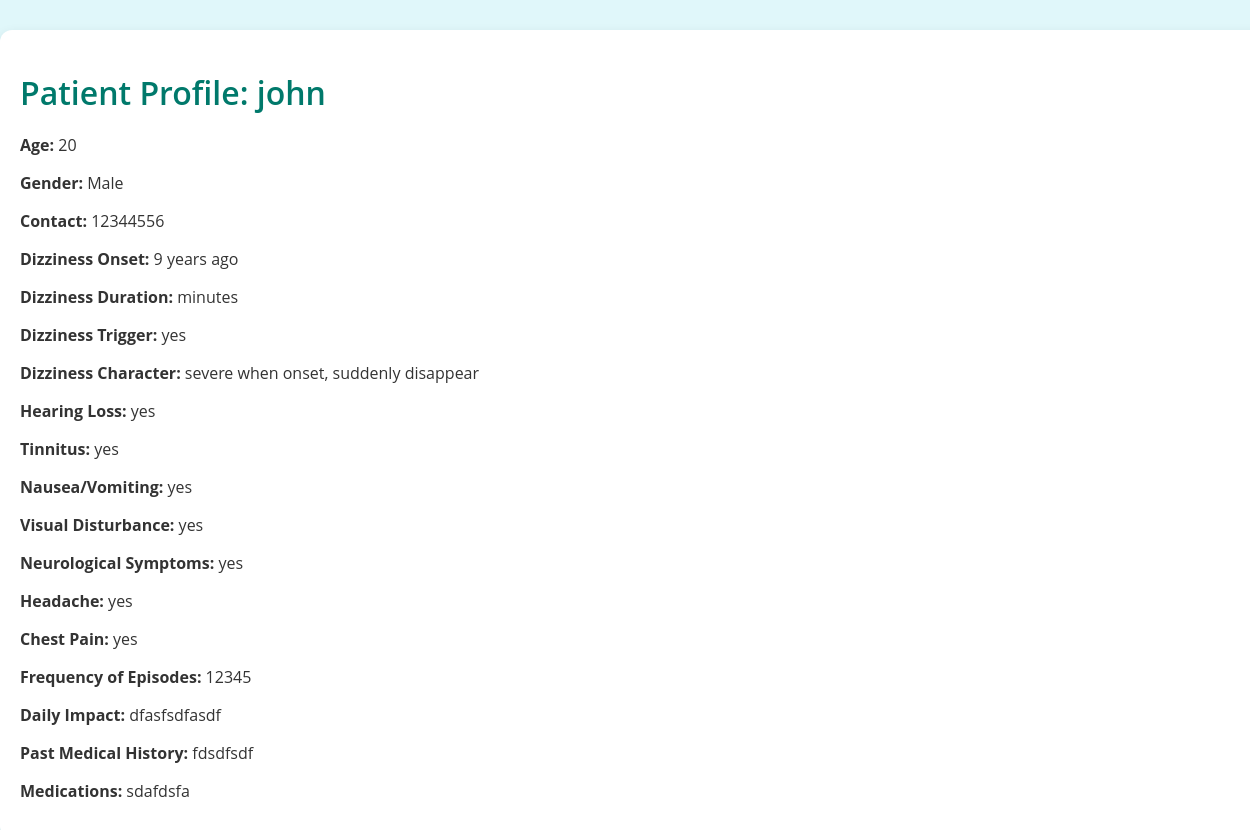
Screenshot of /view/1 with the database file from the repository.
### models/__init__.py (models this page shows)
class Patient(db.Model):
    id = db.Column(db.Integer, primary_key=True)
    name = db.Column(db.String(100), nullable=False)
    age = db.Column(db.Integer, nullable=False)
    gender = db.Column(db.String(10), nullable=False)
    contact = db.Column(db.String(100), nullable=False)
    dizziness_onset = db.Column(db.String(50), nullable=False)
    dizziness_duration = db.Column(db.String(50), nullable=False)
    dizziness_trigger = db.Column(db.String(50), nullable=True)
    dizziness_character = db.Column(db.String(100), nullable=False)
    hearing_loss = db.Column(db.String(50), nullable=True)
    tinnitus = db.Column(db.String(50), nullable=True)
    nausea_vomiting = db.Column(db.String(50), nullable=True)
    visual_disturbance = db.Column(db.String(50), nullable=True)
    neurological_symptoms = db.Column(db.String(50), nullable=True)
    headache = db.Column(db.String(50), nullable=True)
    chest_pain = db.Column(db.String(50), nullable=True)
    frequency_of_episodes = db.Column(db.String(50), nullable=False)
    daily_impact = db.Column(db.Text, nullable=True)
    past_medical_history = db.Column(db.Text, nullable=True)
    medications = db.Column(db.Text, nullable=True)
    tags = db.Column(db.String(200), nullable=True)

### routes/results.py (the view)
@results_bp.route('/view/<int:id>', methods=['GET'])
def view_patient(id):
    patient = Patient.query.get_or_404(id)
    return render_template('view.html', patient=patient)

### templates/view.html (shortened to what this page needs)
<!DOCTYPE html>
<html lang="en">
<head>
    <link rel="stylesheet" href="{{ url_for('static', filename='styles.css') }}">
</head>
<body>
    <div class="container">
        <h1>Patient Profile: {{ patient.name }}</h1>
        <p><strong>Age:</strong> {{ patient.age }}</p>
        <p><strong>Gender:</strong> {{ patient.gender }}</p>
        <p><strong>Contact:</strong> {{ patient.contact }}</p>
        <p><strong>Dizziness Onset:</strong> {{ patient.dizziness_onset }}</p>
        <p><strong>Dizziness Duration:</strong> {{ patient.dizziness_duration }}</p>
        <p><strong>Dizziness Trigger:</strong> {{ patient.dizziness_trigger }}</p>
        <p><strong>Dizziness Character:</strong> {{ patient.dizziness_character }}</p>
        <p><strong>Hearing Loss:</strong> {{ patient.hearing_loss }}</p>
        <p><strong>Tinnitus:</strong> {{ patient.tinnitus }}</p>
        <p><strong>Nausea/Vomiting:</strong> {{ patient.nausea_vomiting }}</p>
        <p><strong>Visual Disturbance:</strong> {{ patient.visual_disturbance }}</p>
        <p><strong>Neurological Symptoms:</strong> {{ patient.neurological_symptoms }}</p>
        <p><strong>Headache:</strong> {{ patient.headache }}</p>
        <p><strong>Chest Pain:</strong> {{ patient.chest_pain }}</p>
        <p><strong>Frequency of Episodes:</strong> {{ patient.frequency_of_episodes }}</p>
        <p><strong>Daily Impact:</strong> {{ patient.daily_impact }}</p>
        <p><strong>Past Medical History:</strong> {{ patient.past_medical_history }}</p>
        <p><strong>Medications:</strong> {{ patient.medications }}</p>
    </div>
</body>
</html>

### static/styles.css (style rules this page uses)
body { font-family: 'Open Sans', sans-serif; background-color: #e0f7fa; color: #333; margin: 0; padding: 0; }
.container { padding: 20px; background-color: #ffffff; border-radius: 12px; width: 100%; max-width: 1300px; box-shadow: 0 4px 12px rgba(0, 0, 0, 0.1); margin: 30px auto; }
h1, h2 { color: #00796b; font-weight: 600; margin-bottom: 20px; }

### rows the page displays
Patient: name "john", age "20", gender "Male", contact "12344556", dizziness_onset "9 years ago", dizziness_duration "minutes", dizziness_trigger "yes", dizziness_character "severe when onset, suddenly disappear", hearing_loss "yes", tinnitus "yes", nausea_vomiting "yes", visual_disturbance "yes", neurological_symptoms "yes", headache "yes", chest_pain "yes", frequency_of_episodes "12345", daily_impact "dfasfsdfasdf", past_medical_history "fdsdfsdf", medications "sdafdsfa"
